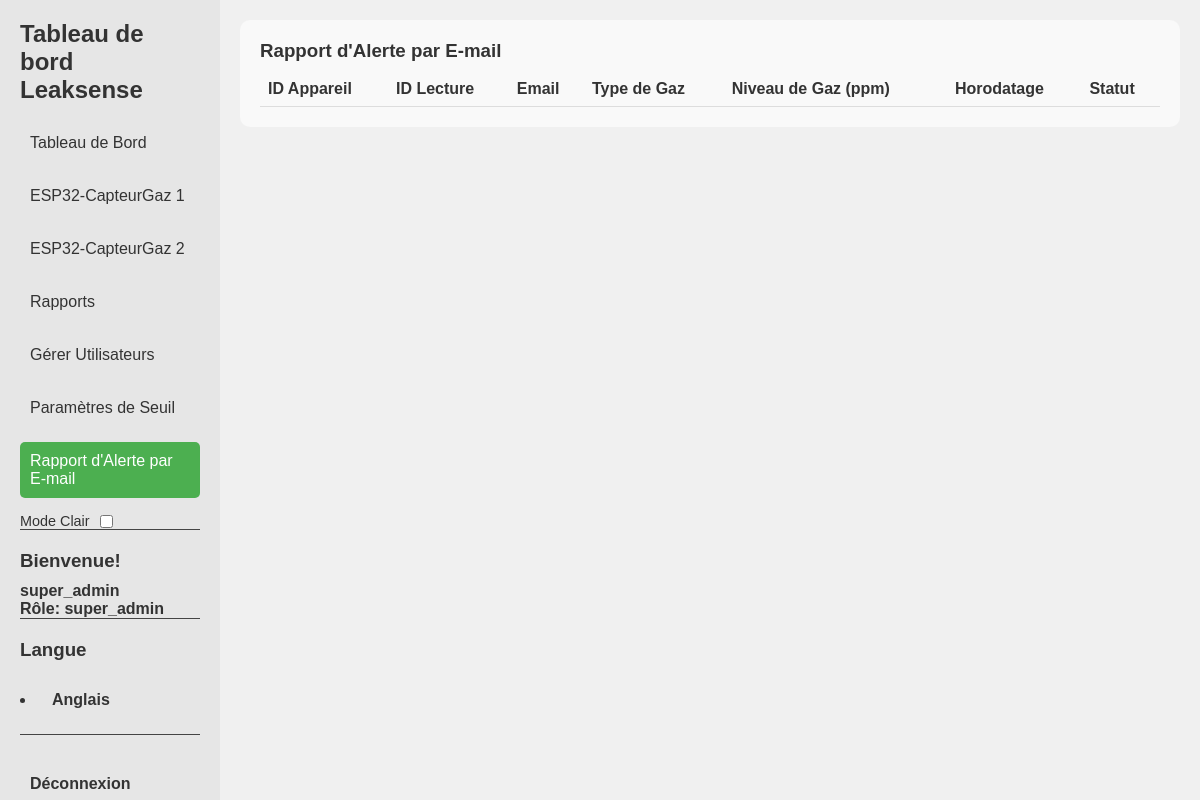
/dashboard/email_alert_report_fr.php (signed in), run on an earlier commit of the app's database.
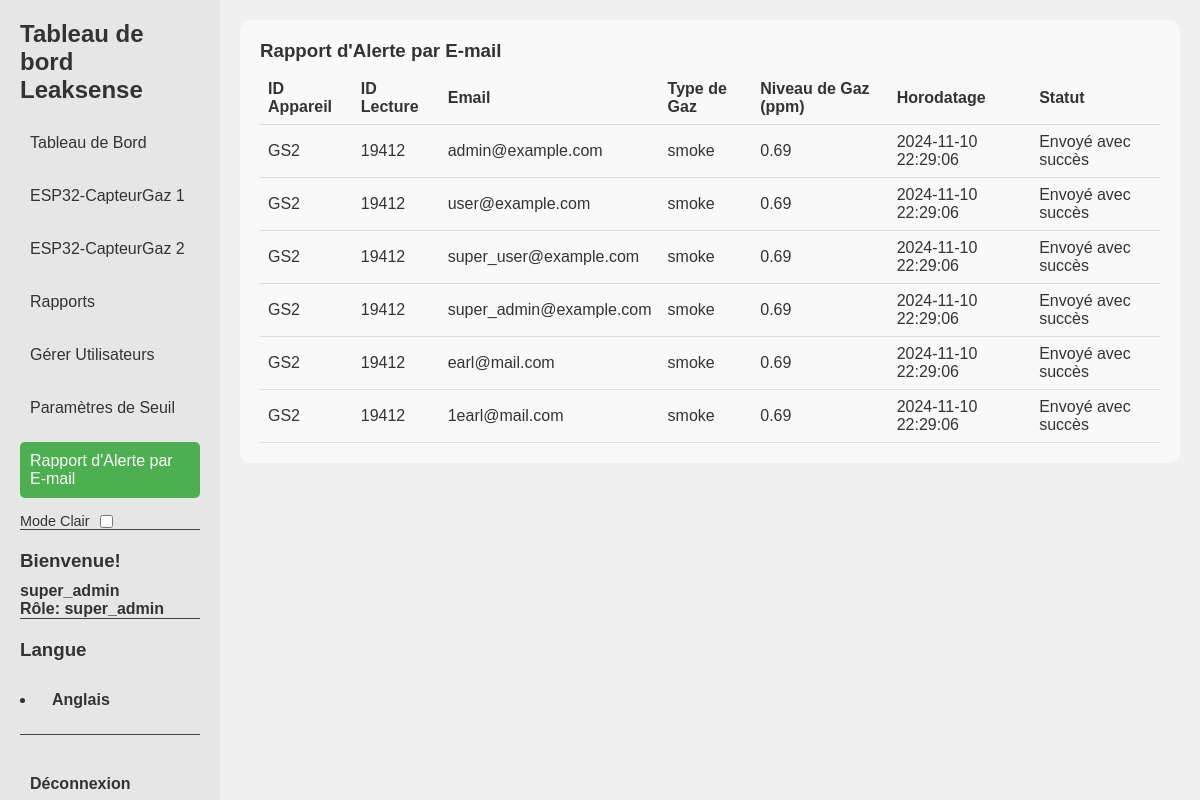
And on a later commit of the database.
### tables this page shows
CREATE TABLE `alert` (
  `alertID` int(11) NOT NULL,
  `deviceID` varchar(11) DEFAULT NULL,
  `readingID` int(11) DEFAULT NULL,
  `email` varchar(100) NOT NULL,
  `gastype` varchar(20) NOT NULL,
  `gaslevel` float NOT NULL,
  `thresholdlevel` int(11) NOT NULL,
  `timestamp` timestamp NOT NULL DEFAULT current_timestamp(),
  `status` tinyint(1) NOT NULL DEFAULT 0
);

### dashboard/email_alert_report_fr.php (the view, shortened to what this page needs)
<?php
include '../db_connection.php';
$query = "
    SELECT
        deviceID,
        readingID,
        email,
        gastype,
        gaslevel,
        timestamp,
        status
    FROM
        alert
    ORDER BY
        timestamp DESC
";
$stmt = $pdo->prepare($query);
$stmt->execute();
$email_alert_reports = $stmt->fetchAll(PDO::FETCH_ASSOC);
?>
<!DOCTYPE html>
<html lang="fr">
<head>
</head>
<body class="light">
    <div class="dashboard-container">
        <aside class="sidebar">
            <div>
                <h2>Tableau de bord Leaksense</h2>
                <nav>
                    <ul>
                        <li><a href="dashboard_fr.php">Tableau de Bord</a></li>
                        <li><a href="gs1_fr.php">ESP32-CapteurGaz 1</a></li>
                        <li><a href="gs2_fr.php">ESP32-CapteurGaz 2</a></li>
                        <li><a href="Reports.php">Rapports</a></li>
                        <?php if ($_SESSION['userrole'] !== 'user'): ?>
                            <li><a href="manage_user_fr.php">Gérer Utilisateurs</a></li>
                            <li><a href="Threshold_fr.php">Paramètres de Seuil</a></li>
                            <li><a href="email_alert_report_fr.php" class="active">Rapport d'Alerte par E-mail</a></li>
                        <?php endif; ?>
                    </ul>
                </nav>
            </div>
            <div class="toggle-container">
                <label for="theme-toggle">Mode Clair</label>
                <input type="checkbox" id="theme-toggle">
            </div>
            <div class="bottom-section">
                <h3>Bienvenue!</h3>
                <h4><?php echo htmlspecialchars($_SESSION['username']); ?></h4>
                <h4>Rôle: <?php echo htmlspecialchars($_SESSION['userrole']); ?></h4>
            </div>
            <div class="bottom-section">
                <h3>Langue</h3>
                <li><a href="email_alert_report.php">Anglais</a></li>
            </div>
            <div class="bottom-section">
                <a href="../logout.php">Déconnexion</a>
            </div>
        </aside>
        <main class="main-dashboard">
            <div class="table-container">
                <h3>Rapport d'Alerte par E-mail</h3>
                <table>
                    <thead>
                        <tr>
                            <th>ID Appareil</th>
                            <th>ID Lecture</th>
                            <th>Email</th>
                            <th>Type de Gaz</th>
                            <th>Niveau de Gaz (ppm)</th>
                            <th>Horodatage</th>
                            <th>Statut</th>
                        </tr>
                    </thead>
                    <tbody>
                        <?php foreach ($email_alert_reports as $report): ?>
                            <tr>
                                <td><?php echo htmlspecialchars($report['deviceID']); ?></td>
                                <td><?php echo htmlspecialchars($report['readingID']); ?></td>
                                <td><?php echo htmlspecialchars($report['email']); ?></td>
                                <td><?php echo htmlspecialchars($report['gastype']); ?></td>
                                <td><?php echo htmlspecialchars($report['gaslevel']); ?></td>
                                <td><?php echo htmlspecialchars($report['timestamp']); ?></td>
                                <td><?php echo htmlspecialchars($report['status'] == 1 ? 'Envoyé avec succès' : 'Échec'); ?></td>
                            </tr>
                        <?php endforeach; ?>
                    </tbody>
                </table>
            </div>
        </main>
    </div>
</body>
</html>

What changed in the data, as far as the page shows it:
added alert: deviceID "GS2", readingID "19412", email "admin@example.com", gastype "smoke", gaslevel "0.69", timestamp "2024-11-10 22:29:06", status "Envoyé avec succès"
added alert: deviceID "GS2", readingID "19412", email "user@example.com", gastype "smoke", gaslevel "0.69", timestamp "2024-11-10 22:29:06", status "Envoyé avec succès"
added alert: deviceID "GS2", readingID "19412", email "super_user@example.com", gastype "smoke", gaslevel "0.69", timestamp "2024-11-10 22:29:06", status "Envoyé avec succès"
added alert: deviceID "GS2", readingID "19412", email "super_admin@example.com", gastype "smoke", gaslevel "0.69", timestamp "2024-11-10 22:29:06", status "Envoyé avec succès"
added alert: deviceID "GS2", readingID "19412", email "earl@mail.com", gastype "smoke", gaslevel "0.69", timestamp "2024-11-10 22:29:06", status "Envoyé avec succès"
added alert: deviceID "GS2", readingID "19412", email "1earl@mail.com", gastype "smoke", gaslevel "0.69", timestamp "2024-11-10 22:29:06", status "Envoyé avec succès"
